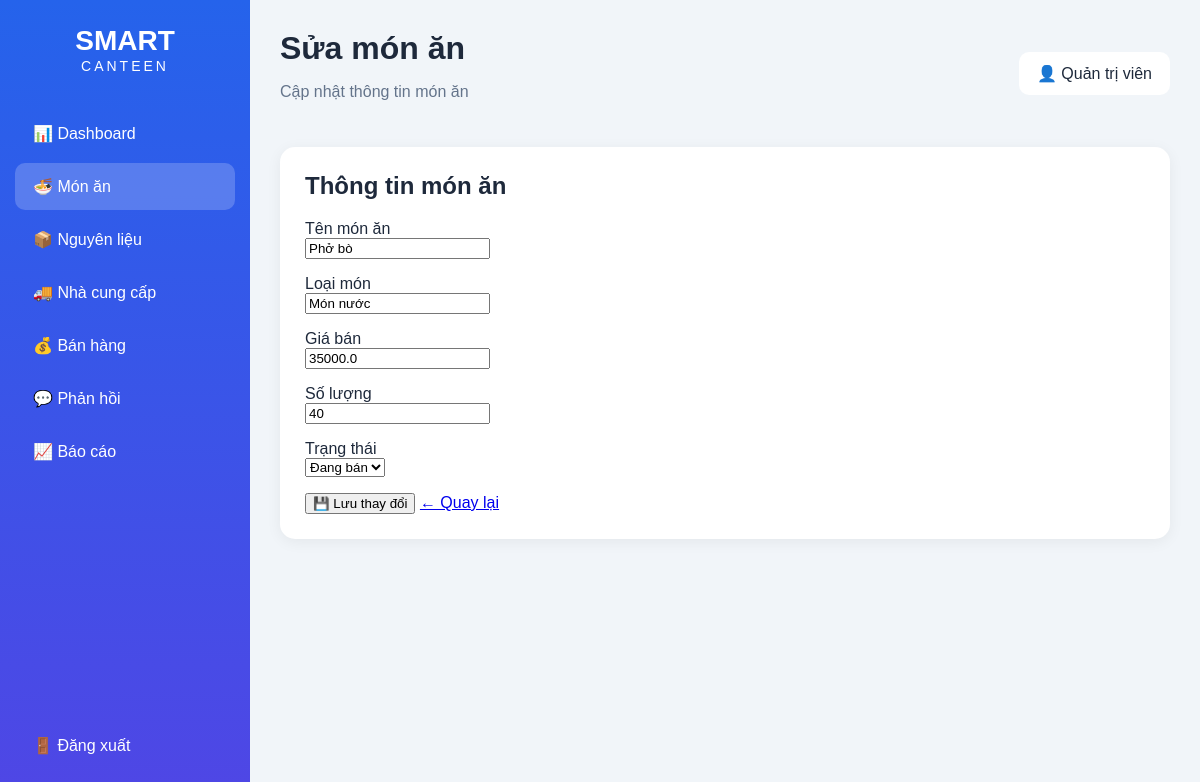
Screenshot of /foods/edit/2 (signed in) with the database file from the repository.
### tables this page shows
CREATE TABLE foods (
            id INTEGER PRIMARY KEY AUTOINCREMENT,
            name TEXT NOT NULL,
            category TEXT NOT NULL,
            price REAL NOT NULL,
            quantity INTEGER DEFAULT 0,
            status TEXT DEFAULT 'Đang bán'
        );

### app.py (the view, shortened to what this page needs)
@app.route("/foods/edit/<int:food_id>", methods=["GET", "POST"])
@admin_required
def edit_food(food_id):
    conn = get_db()
    food = conn.execute(
        "SELECT * FROM foods WHERE id = ?",
        (food_id,)
    ).fetchone()
    conn.close()
    if food is None:
        return "Không tìm thấy món ăn!", 404
    return render_template("edit_food.html", food=food)

### app.py (called while the page is built)
def get_db():
    conn = sqlite3.connect(DATABASE)
    conn.row_factory = sqlite3.Row
    return conn

def admin_required(f):
    @wraps(f)
    def decorated_function(*args, **kwargs):
        if "user_id" not in session:
            return redirect("/")
        if session.get("role") != "admin":
            return "Bạn không có quyền thực hiện chức năng này!", 403
        return f(*args, **kwargs)
    return decorated_function

### templates/edit_food.html (shortened to what this page needs)
<!DOCTYPE html>
<html lang="vi">
<head>
    <link rel="stylesheet" href="/static/css/dashboard.css">
</head>
<body>
<div class="layout">
    <aside class="sidebar">
        <div class="logo">
            <h2>SMART</h2>
            <span>CANTEEN</span>
        </div>
        <nav>
            <a href="/dashboard">📊 Dashboard</a>
            <a href="/foods" class="active">🍜 Món ăn</a>
            <a href="/ingredients">📦 Nguyên liệu</a>
            <a href="/suppliers">🚚 Nhà cung cấp</a>
            <a href="/sales">💰 Bán hàng</a>
            <a href="/feedback">💬 Phản hồi</a>
            <a href="/reports">📈 Báo cáo</a>
        </nav>
        <div class="logout">
            <a href="/">🚪 Đăng xuất</a>
        </div>
    </aside>
    <main class="main">
        <header class="topbar">
            <div>
                <h1>Sửa món ăn</h1>
                <p>Cập nhật thông tin món ăn</p>
            </div>
            <div class="user">
                👤 Quản trị viên
            </div>
        </header>
        <section class="panel">
            <div class="panel-header">
                <h2>Thông tin món ăn</h2>
            </div>
            <form method="POST">
                <p>
                    <label>Tên món ăn</label><br>
                    <input
                        type="text"
                        name="name"
                        value="{{ food['name'] }}"
                        required
                    >
                </p>
                <p>
                    <label>Loại món</label><br>
                    <input
                        type="text"
                        name="category"
                        value="{{ food['category'] }}"
                        required
                    >
                </p>
                <p>
                    <label>Giá bán</label><br>
                    <input
                        type="number"
                        name="price"
                        value="{{ food['price'] }}"
                        min="0"
                        required
                    >
                </p>
                <p>
                    <label>Số lượng</label><br>
                    <input
                        type="number"
                        name="quantity"
                        value="{{ food['quantity'] }}"
                        min="0"
                        required
                    >
                </p>
                <p>
                    <label>Trạng thái</label><br>
                    <select name="status">
                        <option
                            value="Đang bán"
                            {% if food['status'] == 'Đang bán' %}selected{% endif %}
                        >
                            Đang bán
                        </option>
                    </select>
                </p>
                <button type="submit">
                    💾 Lưu thay đổi
                </button>
                <a href="/foods">
                    ← Quay lại
                </a>
            </form>
        </section>
    </main>
</div>
</body>
</html>

### static/css/dashboard.css (style rules this page uses)
* { box-sizing: border-box; }
body { margin: 0; font-family: Arial, sans-serif; background: #f1f5f9; color: #1e293b; }
.layout { display: flex; min-height: 100vh; }
.sidebar { width: 250px; background: linear-gradient(180deg, #2563eb, #4f46e5); color: white; padding: 25px 15px; position: fixed; height: 100vh; }
.logo { text-align: center; margin-bottom: 35px; }
.logo h2 { margin: 0; font-size: 28px; }
.logo span { font-size: 14px; letter-spacing: 3px; }
.sidebar nav a, .logout a { display: block; color: white; text-decoration: none; padding: 14px 18px; margin: 6px 0; border-radius: 10px; font-size: 16px; }
.sidebar nav a:hover, .sidebar nav .active { background: rgba(255,255,255,0.2); }
.logout { position: absolute; bottom: 25px; left: 15px; right: 15px; }
.main { margin-left: 250px; padding: 30px; width: calc(100% - 250px); }
.topbar { display: flex; justify-content: space-between; align-items: center; margin-bottom: 30px; }
.topbar h1 { margin: 0; font-size: 32px; }
.topbar p { color: #64748b; }
.user { background: white; padding: 12px 18px; border-radius: 10px; }
.panel { background: white; padding: 25px; border-radius: 15px; box-shadow: 0 3px 15px rgba(0,0,0,0.06); }
.panel-header { display: flex; justify-content: space-between; align-items: center; margin-bottom: 20px; }
.panel-header h2 { margin: 0; }

### rows the page displays
foods: name "Phở bò", category "Món nước", price "35000.0", quantity "40", status "Đang bán"
